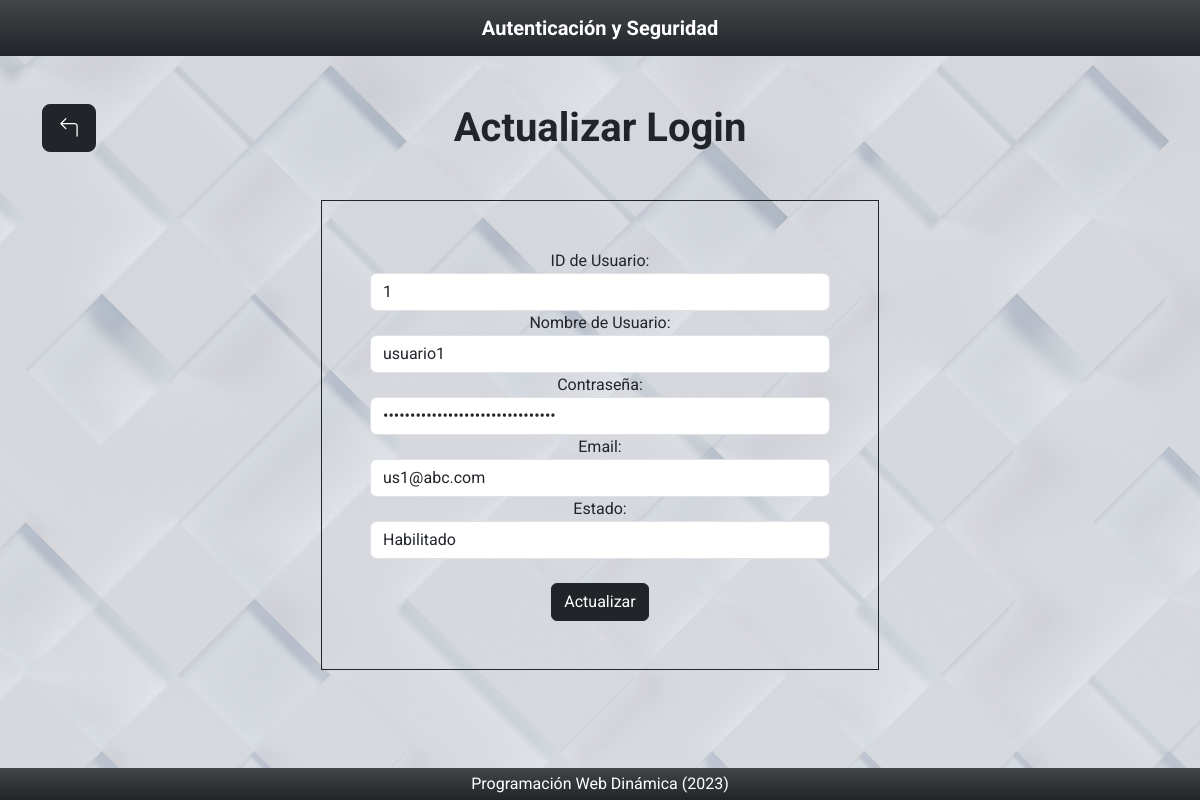
Screenshot of /vista/accion/actualizarLogin.php?accion=editar&idusuario=1 with the database file from the repository.
### tables this page shows
CREATE TABLE usuario (
    idusuario bigint(20) AUTO_INCREMENT,
    usnombre varchar(50),
    uspass varchar(50),
    usmail varchar(50),
    usdeshabilitado timestamp DEFAULT '0000-00-00 00:00:00',
    PRIMARY KEY (idusuario)
);

### util/funciones.php (called while the page is built, shortened)
<?php
    function data_submitted() {
        $_AAux = array();
        if (!empty($_POST)) {
            $_AAux = $_POST;
        } else {
            if (!empty($_GET)) {
                $_AAux = $_GET;
            }
        }
        return $_AAux;
    }
    spl_autoload_register(function($class_name) {
        $directorys = array(
            $GLOBALS['ROOT'].'modelo/',
            $GLOBALS['ROOT'].'modelo/conector/',
            $GLOBALS['ROOT'].'control/',
        );
    });
?>

### modelo/usuario.php (called while the page is built, shortened)
<?php
    class usuario {
        private $idusuario;
        private $usnombre;
        private $uspass;
        private $usmail;
        private $usdeshabilitado;
        public function __construct() {
            $this -> idusuario = null;
            $this -> usnombre = "";
            $this -> uspass = null;
            $this -> usmail = "";
            $this -> usdeshabilitado = null;
        }
        public function getIdusuario() {
            return $this -> idusuario;
        }
        public function setIdusuario($nuevoIdusuario) {
            $this -> idusuario = $nuevoIdusuario;
        }
        public function getUsnombre() {
            return $this -> usnombre;
        }
        public function setUsnombre($nuevoUsnombre) {
            $this -> usnombre = $nuevoUsnombre;
        }
        public function getUspass() {
            return $this -> uspass;
        }
        public function setUspass($nuevoUspass) {
            $this -> uspass = $nuevoUspass;
        }
        public function getUsmail() {
            return $this -> usmail;
        }
        public function setUsmail($nuevoUsmail) {
            $this -> usmail = $nuevoUsmail;
        }
        public function getUsdeshabilitado() {
            return $this -> usdeshabilitado;
        }
        public function setUsdeshabilitado($nuevoUsdeshabilitado) {
            $this -> usdeshabilitado = $nuevoUsdeshabilitado;
        }
        public function listar($parametro = "") {
            $arreglo = array();
            $base = new BaseDatos();
            $sql = "SELECT * FROM usuario ";
            if ($parametro != ""){
                $sql .= "WHERE " . $parametro;
            }
            $respuesta = $base -> Ejecutar($sql);
            if ($respuesta > -1){
                if ($respuesta > 0){
                    while ($row = $base -> Registro()){
                        $obj = new usuario();
                        $obj -> setear($row["idusuario"], $row["usnombre"], $row["uspass"], $row["usmail"], $row["usdeshabilitado"]);
                        array_push($arreglo, $obj);
                    }
                }
            } else {
                $this->setmensajeoperacion("usuario->listar: " . $base -> getError());
            }
            return $arreglo;
        }
    }
?>

### modelo/conector/BaseDatos.php (called while the page is built, shortened)
<?php
    class BaseDatos extends PDO {
        private $indice;
        private $resultado;
        public function __construct() {
            $this -> indice = 0;
        }
        public function setSQL($e) {
            return "\n" . $this -> sql = $e;
        }
        public function Ejecutar($sql) {
            if ( stristr($sql, "SELECT")){
                $resp =  $this -> EjecutarSelect($sql);
            }
            return $resp;
        }
        private function EjecutarSelect($sql) {
            $cant = -1;
            $resultado = parent :: query($sql);
            if (!$resultado) {
                $this -> analizarDebug();
            } else {
                $arregloResult = $resultado -> fetchAll();
                $cant = count($arregloResult);
            }
            return $cant;
        }
        public function Registro() {
            $filaActual = false;
            $indiceActual = $this->getIndice();
            if ($indiceActual >= 0) {
                $filas = $this -> getResultado();
                if ($indiceActual < count($filas)) {
                    $filaActual = $filas[$indiceActual];
                } else {
                    $this -> setIndice(-1);
                }
            }
            return $filaActual;
        }
        private function setIndice($valor) {
            $this -> indice = $valor;
        }
        private function getIndice() {
            return $this -> indice;
        }
        private function setResultado($valor) {
            $this -> resultado = $valor;
        }
        private function getResultado() {
            return $this -> resultado;
        }
    }
?>

### control/AbmUsuario.php (called while the page is built, shortened)
<?php
    class AbmUsuario {
        public function buscar($param) {
            $where = " true ";
            if ($param <> null) {
                if (isset($param['idusuario'])) {
                    $where .= " and idusuario =" . $param['idusuario'];
                }
            }
            $objUsuario = new usuario();
            $arreglo = $objUsuario -> listar($where);
            return $arreglo;
        }
    }
?>

### vista/accion/actualizarLogin.php (the view, shortened to what this page needs)
<?php
    include_once("../estructura/encabezado.php");
    $objAbmUsuario = new AbmUsuario();
    $datos = data_submitted();
    $obj = null;
    if (isset($datos['accion'])) {
        if ($datos['accion'] == 'editar') {
            $listaUsuarios = $objAbmUsuario -> buscar($datos);
            if (count($listaUsuarios) == 1) {
                $obj = $listaUsuarios[0];
            }
        }
    }
?>
<a class="btn btn-lg btn-dark text-center text-white float-start position-absolute d-flex justify-content-start" href="../paginas/listarUsuario.php"><i class="bi bi-arrow-90deg-left"></i></a>
<h1 class="mb-5 fw-bold">Actualizar Login</h1>
<div class="d-flex justify-content-center">
    <div class="w-50">
        <form method="post" action="actualizarLoginResultado.php" class="needs-validation p-5 border border-dark" novalidate>
            <div class="form-group">
                <label for="idusuario">ID de Usuario:</label>
                <input id="idusuario" name="idusuario" class="form-control" type="text" value="<?php echo $obj -> getIdusuario()?>" readonly>
            </div>
            <div class="form-group">
                <label for="usnombre">Nombre de Usuario:</label>
                <input id="usnombre" name="usnombre" class="form-control" type="text" value="<?php echo $obj -> getUsnombre()?>" required pattern="^[a-zA-Z][a-zA-Z0-9]*$">
            </div>
            <div class="form-group">
                <label>Contraseña:</label><br/>
                <input id="uspass" name="uspass" class="form-control" type="password" value="<?php echo $obj -> getUspass()?>" required pattern="^[a-zA-Z0-9][a-zA-Z0-9]*$">
            </div>
            <div class="form-group">
                <label for="Nombre">Email:</label><br/>
                <input id="usmail" name="usmail" class="form-control" type="email" value="<?php echo $obj -> getUsmail()?>" required>
            </div>
            <div class="form-group">
                <label for="estado">Estado:</label>
                <?php
                    if ($obj -> getUsdeshabilitado() == "0000-00-00 00:00:00") {
                        $estado = "Habilitado";
                    } else {
                        $estado ="Deshabilitado (" . $obj -> getUsdeshabilitado() . ")";
                    }
                ?>
                <input id="estado" name="estado" class="form-control" type="text" value="<?php echo $estado?>" readonly>
            </div>
            <br/>
            <input type="submit" class="btn btn-dark" value="Actualizar">
        </form>
    </div>
</div>
<?php
    include_once("../estructura/pie.php");
?>

### vista/css/style.css (style rules this page uses)
* { font-family: 'Roboto', sans-serif; }

### rows the page displays
usuario: idusuario "1", usnombre "usuario1", usmail "us1@abc.com", estado "Habilitado"
